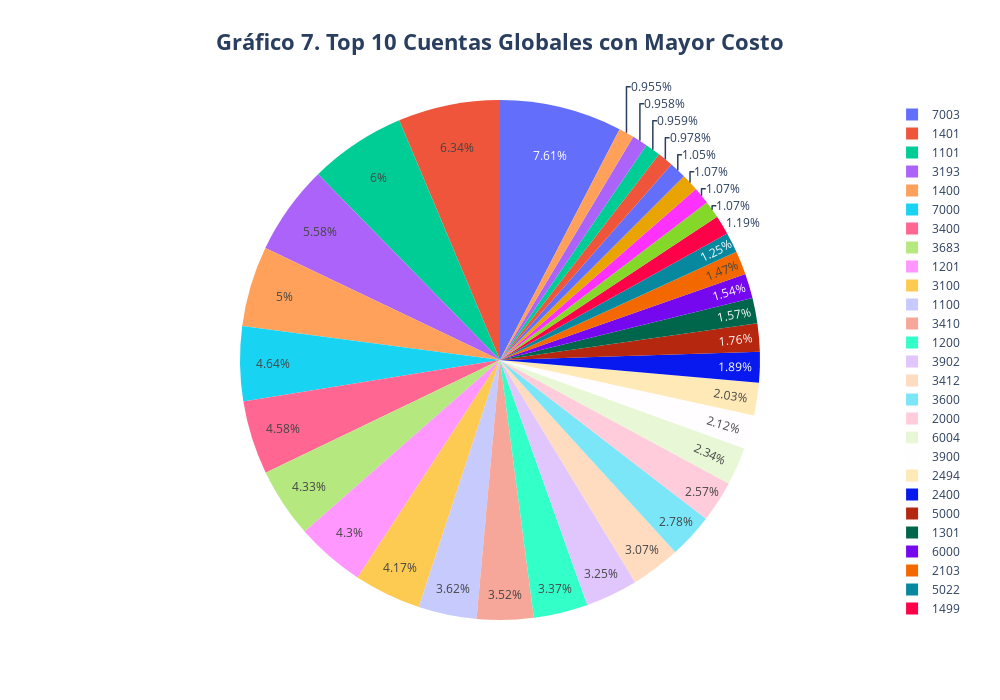

Source (notebook cell):
### Markdown cell above
Se muestran las 10 cuentas con mayor ahorro con respecto al presupuesto asignado. El objetivo principal es visualizar cuáles han tenido una ejecución presupuestal más baja, lo que puede indicar una mala gestión de recursos, un subejercicio o incluso una sobreestimación del presupuesto original.

### Code cell
final_cost_report["CUENTA_GLOBAL"] = final_cost_report["ACCT"].astype(str).str.extract(r"^(\d{4})")
df_pie = final_cost_report.groupby("CUENTA_GLOBAL", as_index=False)["COST TO DATE"].sum().sort_values("COST TO DATE", ascending=False).head(35)
df_pie["COST_TO_DATE_M"] = (df_pie["COST TO DATE"] / 1_000_000).round(2)

fig = px.pie(df_pie,names="CUENTA_GLOBAL",values="COST TO DATE",title="<b>Gráfico 7. Top 10 Cuentas Globales con Mayor Costo</b>",hover_data={"COST_TO_DATE_M": True})
fig.update_traces(hovertemplate='<b>Cuenta Global:</b> %{label}<br>'+'<b>Costo Total:</b> $%{customdata[0]} M<extra></extra>')
fig.update_layout(width=1000, height=700, title={'x':0.5}, title_font_size=22)
fig.show()

### Figure 1 — Plotly figure (JSON) as saved in the notebook; plotly's stock layout.template omitted (floating-point values rounded to 4 significant figures)
{"data": [{"customdata": [[21.15], [17.61], [16.68], [15.51], [13.9], [12.9], [12.72], [12.04], [11.96], [11.6], [10.07], [9.79], [9.36], [9.03], [8.54], [7.73], [7.14], [6.52], [5.88], [5.63], [5.25], [4.89], [4.37], [4.29], [4.08], [3.48], [3.3], [2.98], [2.98], [2.97], [2.92], [2.72], [2.67], [2.66], [2.65]], "domain": {"x": [0, 1], "y": [0, 1]}, "hovertemplate": "<b>Cuenta Global:</b> %{label}<br><b>Costo Total:</b> $%{customdata[0]} M<extra></extra>", "labels": ["7003", "1401", "1101", "3193", "1400", "7000", "3400", "3683", "1201", "3100", "1100", "3410", "1200", "3902", "3412", "3600", "2000", "6004", "3900", "2494", "2400", "5000", "1301", "6000", "2103", "5022", "1499", "1403", "2794", "2700", "4180", "5001", "7201", "1300", "3632"], "legendgroup": "", "name": "", "showlegend": true, "type": "pie", "values": [21150000.0, 17610000.0, 16680000.0, 15510000.0, 13900000.0, 12900000.0, 12720000.0, 12040000.0, 11960000.0, 11600000.0, 10070000.0, 9785000.0, 9361000.0, 9032000.0, 8540000.0, 7730000.0, 7144000.0, 6517000.0, 5884000.0, 5630000.0, 5254000.0, 4889000.0, 4368000.0, 4292000.0, 4084000.0, 3476000, 3300000.0, 2984000.0, 2977000.0, 2967000.0, 2923000.0, 2718500, 2665000.0, 2664000.0, 2655000.0]}], "layout": {"height": 700, "legend": {"tracegroupgap": 0}, "title": {"font": {"size": 22}, "text": "<b>Gráfico 7. Top 10 Cuentas Globales con Mayor Costo</b>", "x": 0.5}, "width": 1000}}
